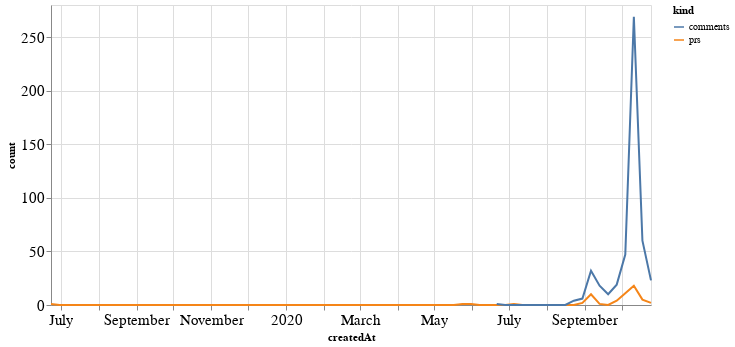

Notebook code for this chart:
### Code cell
alt.Chart(total_time, width=600).mark_line().encode(
    x='createdAt',
    y='count',
    color='kind'
)

### Figure 1 — Vega-Lite specification as saved in the notebook (floating-point values rounded to 4 significant figures; data arrays with more than 128 entries replaced by an {"elided": "..."} marker saying what was removed)
{"config": {"axisLeft": {"labelFontSize": 15}, "axisBottom": {"labelFontSize": 15}}, "data": {"name": "data-ed0b0937e704df4ff3968f6078717be0"}, "mark": "line", "encoding": {"color": {"type": "nominal", "field": "kind"}, "x": {"type": "temporal", "field": "createdAt"}, "y": {"type": "quantitative", "field": "count"}}, "width": 600, "$schema": "https://vega.github.io/schema/vega-lite/v4.8.1.json", "datasets": {"data-ed0b0937e704df4ff3968f6078717be0": {"elided": "142 records"}}}
